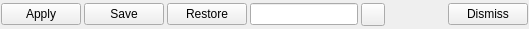
<ui version="4.0" >
 <author></author>
 <comment></comment>
 <exportmacro></exportmacro>
 <class>AdjustmentBottom</class>
 <widget class="QWidget" name="AdjustmentBottom" >
  <property name="geometry" >
   <rect>
    <x>0</x>
    <y>0</y>
    <width>529</width>
    <height>29</height>
   </rect>
  </property>
  <property name="baseSize" >
   <size>
    <width>100</width>
    <height>20</height>
   </size>
  </property>
  <property name="windowTitle" >
   <string>AdjustBottom</string>
  </property>
  <layout class="QHBoxLayout" >
   <property name="margin" >
    <number>1</number>
   </property>
   <property name="spacing" >
    <number>3</number>
   </property>
   <item>
    <widget class="QPushButton" name="applyButton" >
     <property name="text" >
      <string>Apply</string>
     </property>
    </widget>
   </item>
   <item>
    <widget class="QPushButton" name="saveButton" >
     <property name="text" >
      <string>Save</string>
     </property>
    </widget>
   </item>
   <item>
    <widget class="QPushButton" name="restoreButton" >
     <property name="text" >
      <string>Restore</string>
     </property>
    </widget>
   </item>
   <item>
    <widget class="QLineEdit" name="dataName" />
   </item>
   <item>
    <widget class="QToolButton" name="tool" >
     <property name="text" >
      <string/>
     </property>
     <property name="icon" >
      <iconset resource="QtAutoGui.qrc" >:/icons/spanner.xbm</iconset>
     </property>
    </widget>
   </item>
   <item>
    <widget class="QLabel" name="labelOk" >
     <property name="text" >
      <string/>
     </property>
     <property name="pixmap" >
      <pixmap resource="QtAutoGui.qrc" >:/icons/tick.xbm</pixmap>
     </property>
    </widget>
   </item>
   <item>
    <spacer>
     <property name="orientation" >
      <enum>Qt::Horizontal</enum>
     </property>
     <property name="sizeHint" >
      <size>
       <width>0</width>
       <height>0</height>
      </size>
     </property>
    </spacer>
   </item>
   <item>
    <widget class="QPushButton" name="dismissButton" >
     <property name="text" >
      <string>Dismiss</string>
     </property>
    </widget>
   </item>
  </layout>
 </widget>
 <pixmapfunction></pixmapfunction>
 <resources>
  <include location="QtAutoGui.qrc" />
 </resources>
 <connections/>
</ui>
